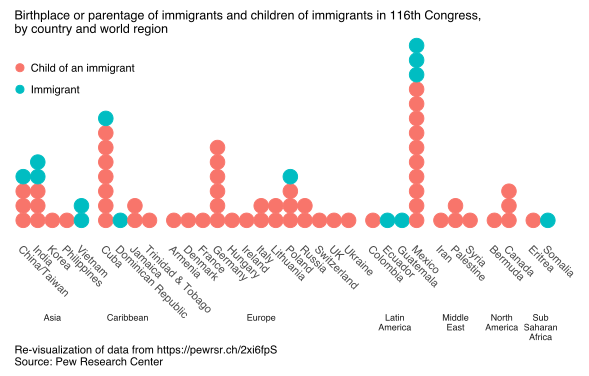

The R source for this figure:
#install.packages("tidyverse")
library(tidyverse)

# no need to change, as data are imported directly from github
dat <- read_csv("https://github.com/mymil/PewUSImmigrantCongresspeople/raw/master/Pew%20US%20Immigrant%20Congresspeople.csv")

g <- ggplot(data = dat,
            aes(x = factor(Country), fill = Status, color = Status))

g + geom_dotplot(method = "histodot",
                 stackgroups = TRUE, # TRUE to prevent data from overlapping rather than stacking 
                 binwidth = 1) +
  facet_grid(~Region,
             scales = "free_x", # frees x-axes to exclude "missing" countries
             space = "free_x",
             switch = "x",
             labeller = labeller(Region = label_wrap_gen(1))) + # text wrapping needed for wide labels
  labs(title = "Birthplace or parentage of immigrants and children of immigrants in 116th Congress,\nby country and world region",
       caption = "Re-visualization of data from https://pewrsr.ch/2xi6fpS\nSource: Pew Research Center") +
  scale_y_continuous(NULL, breaks = NULL) +
  theme_minimal() +
  theme(panel.grid=element_blank(),
        plot.title = element_text(size = 10),
        plot.caption = element_text(hjust = 0),
        axis.text.x=element_text(angle = -45, hjust = 0),
        axis.title=element_blank(),
        legend.title = element_blank(),
        strip.text.x = element_text(size = 7.2, hjust = .5, vjust = 1),
        strip.placement = "outside")
